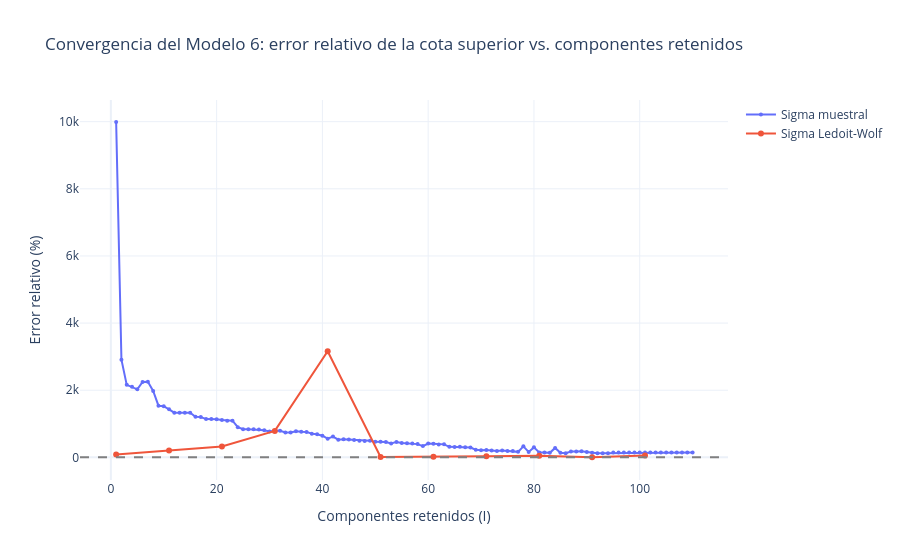

The cell this chart's notebook holds for it:
### Code cell
import plotly.graph_objects as go

fig = go.Figure()
fig.add_trace(go.Scatter(
    x=convergencia_muestral["rango_I"], y=convergencia_muestral["error_relativo_pct"],
    mode="lines+markers", name="Sigma muestral", marker=dict(size=4)))
fig.add_trace(go.Scatter(
    x=convergencia_lw["rango_I"], y=convergencia_lw["error_relativo_pct"],
    mode="lines+markers", name="Sigma Ledoit-Wolf", marker=dict(size=6)))
fig.add_hline(y=0, line_dash="dash", line_color="gray")
fig.update_layout(
    title="Convergencia del Modelo 6: error relativo de la cota superior vs. componentes retenidos",
    xaxis_title="Componentes retenidos (I)", yaxis_title="Error relativo (%)",
    template="plotly_white")
fig.show()

### Figure 1 — Plotly figure (JSON) as saved in the notebook; plotly's stock layout.template omitted (floating-point values rounded to 4 significant figures)
{"data": [{"marker": {"size": 4}, "mode": "lines+markers", "name": "Sigma muestral", "type": "scatter", "x": [1, 2, 3, 4, 5, 6, 7, 8, 9, 10, 11, 12, 13, 14, 15, 16, 17, 18, 19, 20, 21, 22, 23, 24, 25, 26, 27, 28, 29, 30, 31, 32, 33, 34, 35, 36, 37, 38, 39, 40, 41, 42, 43, 44, 45, 46, 47, 48, 49, 50, 51, 52, 53, 54, 55, 56, 57, 58, 59, 60, 61, 62, 63, 64, 65, 66, 67, 68, 69, 70, 71, 72, 73, 74, 75, 76, 77, 78, 79, 80, 81, 82, 83, 84, 85, 86, 87, 88, 89, 90, 91, 92, 93, 94, 95, 96, 97, 98, 99, 100, 101, 102, 103, 104, 105, 106, 107, 108, 109, 110], "y": [9990.0, 2910.0, 2160.0, 2105.0, 2026.0, 2247.0, 2251.0, 1977.0, 1539.0, 1526.0, 1433.0, 1331.0, 1330.0, 1329.0, 1330.0, 1211.0, 1199.0, 1140.0, 1139.0, 1135.0, 1112.0, 1092.0, 1092.0, 897.4, 836.3, 839.6, 834.5, 829.1, 806.4, 773.9, 794.7, 792.9, 740.6, 739.4, 776.9, 765.6, 758.2, 703.3, 688.0, 644.6, 554.8, 617.8, 526.2, 540.7, 532.1, 515.6, 495.2, 485.8, 497.6, 461.8, 462.7, 458.6, 413.9, 460.3, 429.4, 416.7, 412.8, 394.5, 335.4, 410.7, 405.7, 385.9, 386.9, 314.1, 309.9, 313.2, 299.6, 294.0, 227.8, 213.4, 222.2, 203.9, 190.1, 202.7, 190.4, 186.8, 164.3, 328.5, 161.2, 297.6, 146.5, 146.2, 134.3, 281.7, 134.9, 125.9, 174.4, 173.7, 181.6, 159.1, 138.5, 122.1, 120.8, 121.5, 141.5, 141.6, 141.6, 141.6, 141.6, 141.6, 141.6, 141.6, 141.6, 141.6, 141.6, 141.6, 141.6, 141.6, 141.6, 141.6]}, {"marker": {"size": 6}, "mode": "lines+markers", "name": "Sigma Ledoit-Wolf", "type": "scatter", "x": [1, 11, 21, 31, 41, 51, 61, 71, 81, 91, 101], "y": [87.85, 201.4, 324.8, 788.7, 3162.0, 13.45, 15.56, 35.96, 44.83, 3.296, 52.9]}], "layout": {"shapes": [{"line": {"color": "gray", "dash": "dash"}, "type": "line", "x0": 0, "x1": 1, "xref": "x domain", "y0": 0, "y1": 0, "yref": "y"}], "title": {"text": "Convergencia del Modelo 6: error relativo de la cota superior vs. componentes retenidos"}, "xaxis": {"title": {"text": "Componentes retenidos (I)"}}, "yaxis": {"title": {"text": "Error relativo (%)"}}}}
